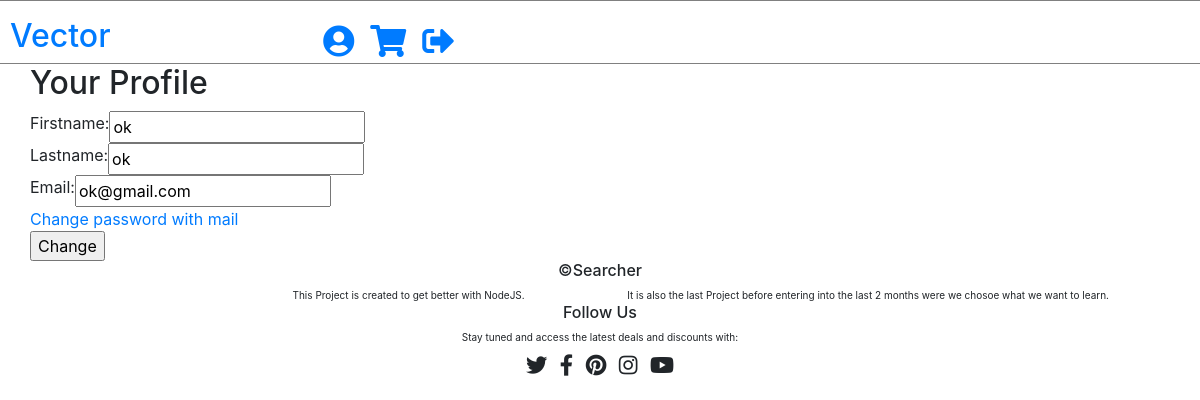
/change_profile (signed in), run on the app's committed database.
### app.py (models this page shows, shortened)
class users(db.Model):
    _id = db.Column('id', db.Integer, primary_key = True)
    firstname = db.Column(db.String(100))
    lastname = db.Column(db.String(100))
    email = db.Column(db.String(100))
    password = db.Column(db.String(100))

### app.py (the view)
@app.route('/change_profile')
def change_profile():
    if 'firstname' in session:
        user = users.query.filter_by(firstname = session['firstname'], lastname = session['lastname']).first()
        firstname = user.firstname
        lastname = user.lastname
        email = user.email
        password = user.password
        return render_template('change_profile.html', firstname = firstname, lastname = lastname, email = email, password = password)
    else:
        redirect(url_for('signin'))

### templates/change_profile.html (shortened to what this page needs)
{% extends 'base.html' %}
{% block content %}
<div class="container">
    <div class="row">
        <div class="col-xs-4">
            <h2>Your Profile</h2>
        </div>
    </div>
    <form action="/change_profile_processing" method="POST">
        <div class="row">
            <label for="firstname">Firstname:</label>
            <input type="text" name="firstname" value="{{ firstname }}">
        </div>
        <div class="row">
            <label for="lastname">Lastname:</label>
            <input type="text" name="lastname" value="{{ lastname }}">
        </div>
        <div class="row">
            <label for="email">Email:</label>
            <input type="text" name="email" value="{{ email }}">
        </div>
        <div class="row">
            <a href="/email_processing">Change password with mail</a>
        </div>
        <div class="row">
            <input type="submit" value="Change">
        </div>
    </form>
</div>
{% endblock %}

### data on the page
users: firstname "ok", lastname "ok", email "ok@gmail.com"
